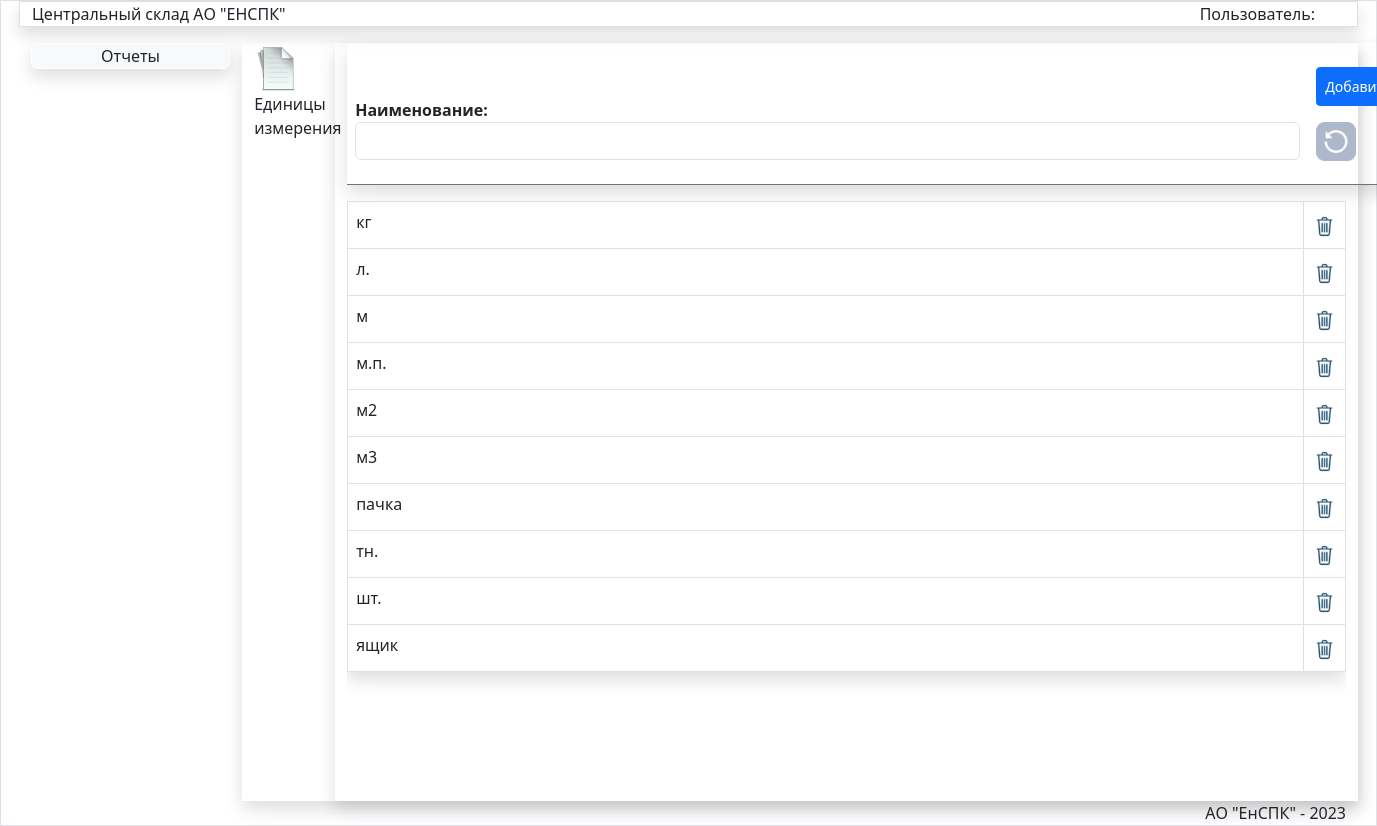
/unit/, run on the app's committed database.
### store/models.py (models this page shows, shortened)
class Unit(models.Model):
    title = models.CharField(max_length=100,verbose_name='Наименование',unique=True)
    class Meta:
        verbose_name='Единица измерения'
        verbose_name_plural='Единицы измерения'
        ordering=['title',]

### store/views.py (the view)
# urls.py: path('unit/', UnitList, name='UnitList'),
def UnitList(request):
   unit = Unit.objects.all()
   if request.method == 'POST':
      form = UnitForm(request.POST)
      if form.is_valid():
         form.save()
         return redirect("UnitList")
   else:
         form=UnitForm()
   return render(request,'store/spr/SprList.html',{'title':"Единицы измерения",'unit':unit,'form':form,
                     'btn_caption': 'Добавить', 'brd_class': 'border-secondary',
                     'btn_class':'btn-primary','pic_label': 'Единицы измерения',
                     'base_url':'UnitList','update_url':'UnitUpdate','delete_url':'UnitDelete'})

### store/forms.py
class UnitForm(forms.ModelForm):
   class Meta:
      model = Unit
      fields = ['title']
      widgets = {
      'title': forms.TextInput(attrs={'class':'form-control','style':'width:945px;'}),
      }

### store/templates/store/spr/SprList.html (shortened to what this page needs)
{% extends 'store/menu.html' %}
{% load static %}
{% block DataArea %}
<div class="row">
    <div class="col-md-1  "><img src="{% static '/images/report.png' %}" class="miniature_sprav mt-1 ">{{pic_label}}</div>
<div class="col-md-11 mx-auto shadow">
<table class="table  shadow ">
 <thead>
    <tr>
      <th class="{{brd_class}}" >
<form action="" method="post">
        {{ form.as_p}}</th>
<th class="pt-4 {{brd_class}}"> <button type="submit" class="btn {{btn_class}} btn btn-sm mb-3 pt-2 pb-2 " >{{btn_caption}}</button>
       <a href="{% url base_url %}" ><img src="{% static '/images/update.png' %}" class="btnupdate"><a>
</th>
    </tr>
  </thead>
</table>
<div class="scrolltable">
<table class="table shadow table-bordered">
<tbody>
    {% for item in unit %}
<tr>
<td style="width:960px;">
<a href="{% url update_url item.pk %}" class=" text-dark  ">{{item.title}}</a>
</td>
<td class="text-center">
    <a href="{% url delete_url item.pk %}" class="lead text-dark  ">
    <img src="{% static '/images/del.png' %}" class="miniature2"></td></a>
</tr>
{% endfor %}
</tbody>
</table>
</div>
</div>
</div>
{% endblock DataArea %}

### store/static/css/my.css (style rules this page uses)
.miniature2 { width:25px; }
a { text-decoration:none; }
.scrolltable { display:block; overflow-y: auto; height:75vh; }
.miniature_sprav { width:45px; float:left; }
.btnupdate { width:40px; padding:0; margin-bottom:15px; }

### data on the page
Unit: title "кг"
Unit: title "л."
Unit: title "м"
Unit: title "м.п."
Unit: title "м2"
Unit: title "м3"
Unit: title "пачка"
Unit: title "тн."
Unit: title "шт."
Unit: title "ящик"

### other printed values
{{ pic_label }} "Единицы измерения"
